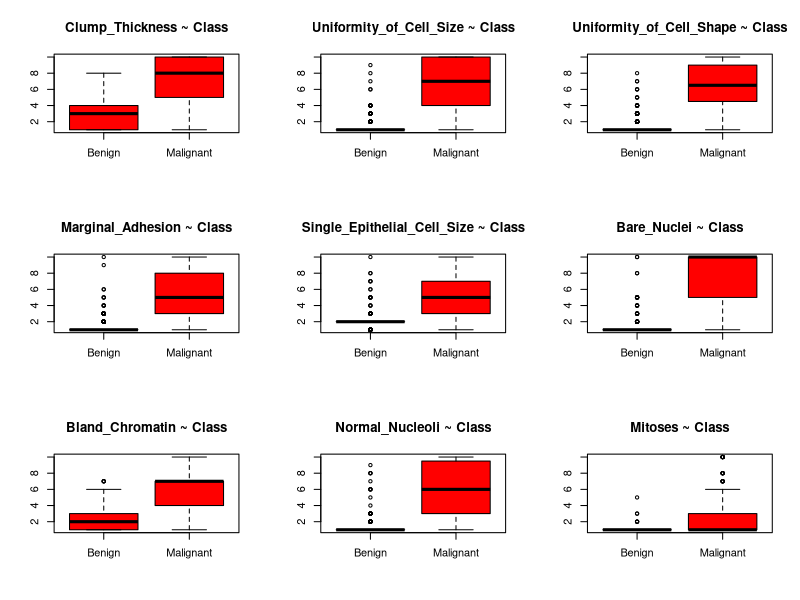
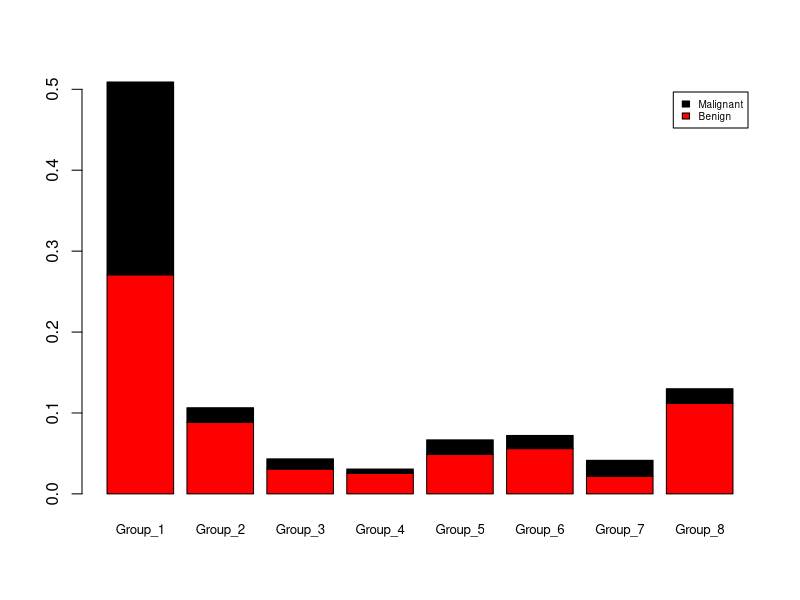

The R source for these figures, in order:
## ---- chunk 1
dataset <-  read.csv("Breast_Cancer_train.data",sep = "h", header = FALSE)
mis_datos <- data.frame(lapply(X = dataset, FUN = function(t) gsub(pattern = "_", replacement = "", x = t, fixed = TRUE)))
colnames(mis_datos) <- c("Sample_Code_Number","Clump_Thickness","Uniformity_of_Cell_Size","Uniformity_of_Cell_Shape","Marginal_Adhesion","Single_Epithelial_Cell_Size","Bare_Nuclei","Bland_Chromatin","Normal_Nucleoli","Mitoses","Group","Class")

# Columna: Class
mis_datos[mis_datos == "?"] <- NA
unique(mis_datos$Class)
mis_datos$Class[mis_datos$Class == "3"] <- NA
mis_datos$Class[mis_datos$Class == "44"] <- 4 
mis_datos$Class[mis_datos$Class == "20"] <- 2
mis_datos$Class <- as.factor(mis_datos$Class)
levels(mis_datos$Class) <- c("Benign","Malignant")

# Columna: Group
unique(mis_datos$Group)
mis_datos$Group <- as.factor(mis_datos$Group)
levels(mis_datos$Group) <- c('Group_1','Group_2','Group_3','Group_4','Group_5','Group_6','Group_7','Group_8')

# Columnas numéricas
library("dplyr")
mis_datos <- mis_datos%>% 
  mutate_at(c("Sample_Code_Number","Clump_Thickness","Uniformity_of_Cell_Size","Uniformity_of_Cell_Shape","Marginal_Adhesion","Single_Epithelial_Cell_Size","Bare_Nuclei","Bland_Chromatin","Normal_Nucleoli","Mitoses"), as.numeric)
tipo_clase <- sapply(mis_datos,class)

# Columna Clump_Thickness
unique(mis_datos$Clump_Thickness)
mis_datos$Clump_Thickness[mis_datos$Clump_Thickness == 100] <- 10
mis_datos$Clump_Thickness[mis_datos$Clump_Thickness == 30] <- 3

# Columna Uniformity_of_Cell_Size
unique(mis_datos$Uniformity_of_Cell_Size)
mis_datos$Uniformity_of_Cell_Size[mis_datos$Uniformity_of_Cell_Size == 30] <- 3

# Columna Uniformity_of_Cell_Shape
unique(mis_datos$Uniformity_of_Cell_Shape)
mis_datos$Uniformity_of_Cell_Shape[mis_datos$Uniformity_of_Cell_Shape == 80] <- 8
mis_datos$Uniformity_of_Cell_Shape[mis_datos$Uniformity_of_Cell_Shape == -7] <- 7

# Columna Marginal_Adhesion
unique(mis_datos$Marginal_Adhesion)
mis_datos$Marginal_Adhesion[mis_datos$Marginal_Adhesion == 100] <- 10
mis_datos$Marginal_Adhesion[mis_datos$Marginal_Adhesion == -1] <- 1

# Columna Single_Epithelial_Cell_Size
unique(mis_datos$Single_Epithelial_Cell_Size)
mis_datos$Single_Epithelial_Cell_Size[mis_datos$Single_Epithelial_Cell_Size == 60] <- 6
mis_datos$Single_Epithelial_Cell_Size[mis_datos$Single_Epithelial_Cell_Size == 100] <- 10

# Columna Bare_Nuclei
unique(mis_datos$Bare_Nuclei)

# Columna Bland_Chromatin
unique(mis_datos$Bland_Chromatin)
mis_datos$Bland_Chromatin[mis_datos$Bland_Chromatin == 11] <- 1

# Columna Normal_Nucleoli
unique(mis_datos$Normal_Nucleoli)

df_mis_variables <- data.frame(tipo_de_clase = tipo_clase)


## ---- chunk 2
pdf("mis_boxplots.pdf")
par(mfrow = c(3,3))
for(i in 2:10) {
  boxplot(mis_datos[,i] ~ mis_datos[,12], main =paste0(names(mis_datos[i])," ~ Class" ), xlab = NULL, ylab = NULL, col = "red")
}
dev.off()

## ---- chunk 3
pdf("dist_groups.pdf")
valores = table(mis_datos[,12],mis_datos[,11])
proporciones1 = prop.table(valores)
barplot(proporciones1, main = colnames(mis_datos[,11]),legend.text = TRUE,args.legend = list(cex = 0.60), cex.names = 0.8, col = c("red","black"),beside = FALSE)
dev.off()

## ---- chunk 4
mis_pvalores_var_num <- NULL
for (i in 2:10){
  modelos_num <- glm(mis_datos[,12] ~ mis_datos[,i], family = binomial(link = "logit"))
  mis_pvalores_var_num <- c(mis_pvalores_var_num,(summary(modelos_num)$coefficients[2,4]))
  
}
nombres_variables <- names(mis_datos[2:10])
mis_pvalores_var_num <- data.frame(mis_pvalores_var_num,row.names = nombres_variables)
colnames(mis_pvalores_var_num)[1] <- "pvalores"

## ---- chunk 5
mis_pvalores_var_fac <- NULL
modelo_var_fac <- glm(mis_datos[,12] ~ mis_datos[,11], family = binomial(link = "logit"))
mis_pvalores_var_fac <- c(mis_pvalores_var_fac, (summary(modelo_var_fac)$coefficients[1:max(nlevels(mis_datos[,11])),4]))
mis_pvalores_var_fac <- data.frame(mis_pvalores_var_fac,row.names = levels(mis_datos$Group))
colnames(mis_pvalores_var_fac)[1] <- "pvalores"

## ---- chunk 6
#Unir pvalores para ambos tipos de variables
mis_pvalores <- rbind(mis_pvalores_var_num,mis_pvalores_var_fac)


## ---- chunk 7
#Crear dummies
Group1 <- ifelse(mis_datos$Group == 'Group_1',0,1)
Group2 <- ifelse(mis_datos$Group == 'Group_2',0,1)
Group3 <- ifelse(mis_datos$Group == 'Group_3',0,1)
Group4 <- ifelse(mis_datos$Group == 'Group_4',0,1)
Group5 <- ifelse(mis_datos$Group == 'Group_5',0,1)
Group6 <- ifelse(mis_datos$Group == 'Group_6',0,1)
Group7 <- ifelse(mis_datos$Group == 'Group_7',0,1)
Group8 <- ifelse(mis_datos$Group == 'Group_8',0,1)


## ---- chunk 8
modelo_multivariante <- glm(Class ~ Clump_Thickness + Uniformity_of_Cell_Size + Uniformity_of_Cell_Shape + Marginal_Adhesion + Single_Epithelial_Cell_Size + Bare_Nuclei + Bland_Chromatin + Normal_Nucleoli + Mitoses + Group2 + Group4 + Group5 + Group6 + Group8, data = mis_datos, family = binomial(link = "logit"))
summary(modelo_multivariante)
## ---- chunk 9
modelo_multivariante <- glm(Class ~ Clump_Thickness + Marginal_Adhesion + Bare_Nuclei + Bland_Chromatin + Normal_Nucleoli + Group2, data = mis_datos, family = binomial(link = "logit"))
summary(modelo_multivariante)
## ---- chunk 10
modelo_multivariante <- glm(Class ~ Clump_Thickness + Marginal_Adhesion + Bare_Nuclei + Bland_Chromatin + Normal_Nucleoli, data = mis_datos, family = binomial(link = "logit"))
summary(modelo_multivariante)
## ---- chunk 11
test_data <- read.csv("Breast_Cancer_test.data", sep = "\\" , header = FALSE)
test_data <- data.frame(lapply(X = test_data, FUN = function(t) gsub(pattern = '/', replacement = "", x = t, fixed = TRUE)))
colnames(test_data) <- c("Sample_Code_Number","Clump_Thickness","Uniformity_of_Cell_Size","Uniformity_of_Cell_Shape","Marginal_Adhesion","Single_Epithelial_Cell_Size","Bare_Nuclei","Bland_Chromatin","Normal_Nucleoli","Mitoses","Group")

test_data[test_data == "?"] <- NA
test_data <- test_data %>% 
  mutate_if(is.character,as.numeric)

# Columna Clump_Thickness
unique(test_data$Clump_Thickness)
test_data$Clump_Thickness[test_data$Clump_Thickness == 80] <- 8

# Columna Uniformity_of_Cell_Size
unique(test_data$Uniformity_of_Cell_Size)
test_data$Uniformity_of_Cell_Size[test_data$Uniformity_of_Cell_Size == 30] <- 3

# Columna Uniformity_of_Cell_Shape
unique(test_data$Uniformity_of_Cell_Shape)

# Columna Marginal_Adhesion
unique(test_data$Marginal_Adhesion)

# Columna Single_Epithelial_Cell_size
unique(test_data$Single_Epithelial_Cell_Size)

# Columna Bare_Nuclei
unique(test_data$Bare_Nuclei)

# Columna Normal_Nucleoli
unique(test_data$Normal_Nucleoli)

# Columna Bland_Chromatin
unique(test_data$Bland_Chromatin)

# Columna Normal_Nucleoli
unique(test_data$Normal_Nucleoli)

# Columna Mitoses
unique(test_data$Mitoses)

# Columna Group
unique(test_data$Group)
test_data$Group[test_data$Group == 60] <- 6
test_data$Group <- as.factor(test_data$Group)
levels(test_data$Group) <- c('Group_1','Group_2','Group_3','Group_4','Group_5','Group_6','Group_7','Group_8')

Group1 <- ifelse(test_data$Group == 'Group_1',0,1)
Group2 <- ifelse(test_data$Group == 'Group_2',0,1)
Group3 <- ifelse(test_data$Group == 'Group_3',0,1)
Group4 <- ifelse(test_data$Group == 'Group_4',0,1)
Group5 <- ifelse(test_data$Group == 'Group_5',0,1)
Group6 <- ifelse(test_data$Group == 'Group_6',0,1)
Group7 <- ifelse(test_data$Group == 'Group_7',0,1)
Group8 <- ifelse(test_data$Group == 'Group_8',0,1)


## ---- chunk 12
library(caret)
trainIndex <- createDataPartition(y = mis_datos$Class, p = 0.8, list = FALSE)
training <- mis_datos
model <- train(Class ~ Clump_Thickness + Marginal_Adhesion + Bare_Nuclei + Bland_Chromatin + Normal_Nucleoli, data = training, method = "glm", family = "binomial", na.action = na.pass)
predictions <- predict(model, newdata = test_data, type = "raw")
length(predictions) <- length(test_data$Sample_Code_Number)
mis_resultados <- data.frame(sample_id = test_data$Sample_Code_Number , predicted_value = predictions)

print(model)
print(predictions)

mis_resultados2 <-write.csv(mis_resultados, "mis_resultados.csv", row.names=TRUE)


